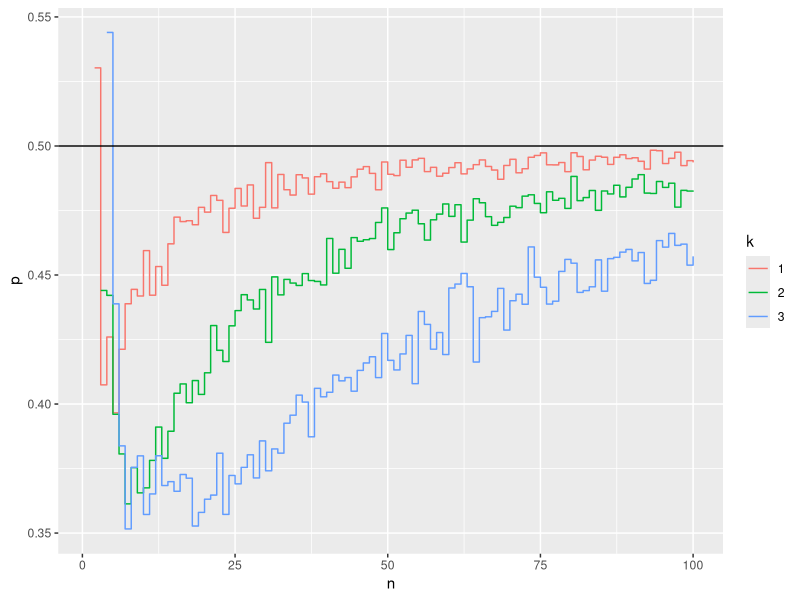

The R script that drew this image:

library(tidyverse)

## http://keyonvafa.com/hot-hand/
get_post_streak_prob <- function(n, k, p = 0.5) {
  tosses <- rbinom(n, 1, p)
  runs <- rle(tosses)
  n_neg_after <- length(which(runs$values == 1 & runs$lengths >= k))
  n_pos_after <- sum(runs$lengths[which(runs$values == 1 & runs$lengths >= k)] - k)
  
  ## edge case
  if (n %in% cumsum(runs$lengths)[which(runs$values == 1 & runs$lengths >= k)]) {
    n_neg_after <- n_neg_after - 1
  }
  
  n_pos_after / (n_pos_after + n_neg_after)
}

simulate_post_streak_prob <- function(sims = 1000, ...) {
  rerun(
    sims,
    get_post_streak_prob(...)
  ) |> 
    flatten_dbl() |> 
    mean(na.rm = TRUE)
}

runs <- crossing(
  n = 1:100,
  k = 1:3
) |> 
  mutate(
    p = map2_dbl(n, k, ~simulate_post_streak_prob(sims = 1000, n = ..1, k = ..2))
  )

runs |>
  arrange(n, k) |>
  mutate(
    across(k, factor)
  ) |> 
  ggplot() +
  aes(x = n, y = p, color = k, group = k) +
  geom_step() +
  geom_hline(aes(yintercept = 0.5))

simulate_post_streak_prob(sims = 1000, n = 11, k = 3, p = 0.6)
simulate_post_streak_prob(sims = 1000, n = 6, k = 3, p = 0.5)
simulate_post_streak_prob(sims = 1000, n = 100, k = 3, p = 0.5)
